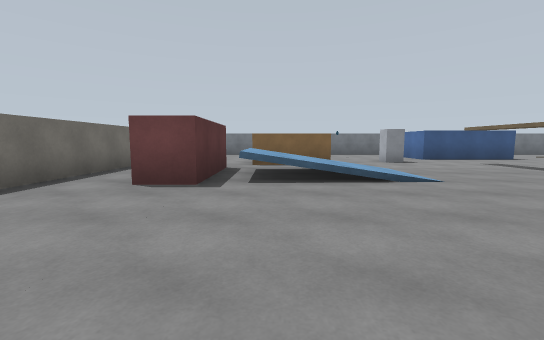
view 1 (above)

19 first-person views from a walk through a world built for the Gazebo simulator. The camera is 1.2 m above the floor, tilts 6° down and sees 90° across. The floor is counted in squares, 2 m on a side. Each view is taken from the middle of a square. On the plan, view 1 faces up. The plan holds only what a view shows up to about 9 squares ahead; the rest is blank. The place goes on beyond the plan.

view 2
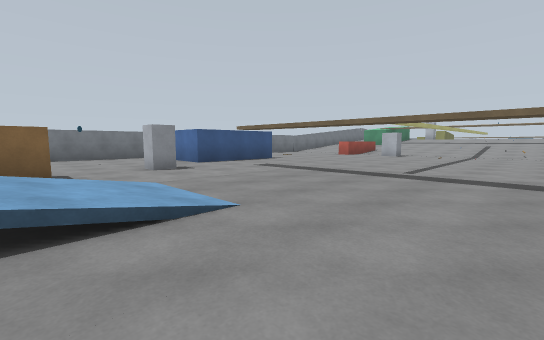

view 3
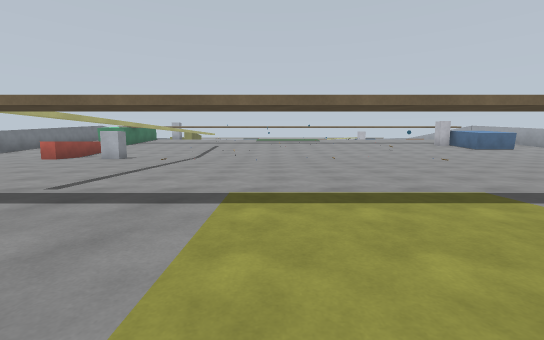

view 4
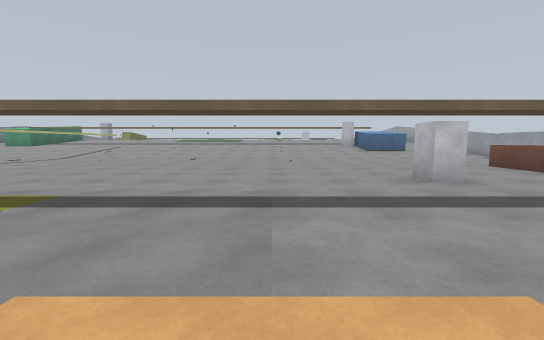

view 5
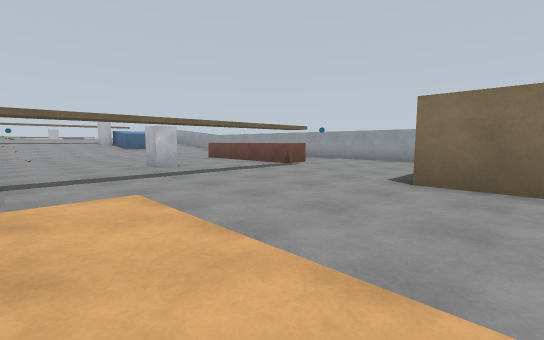

view 6
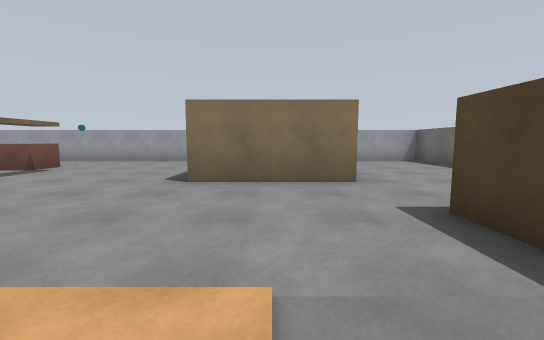

view 7
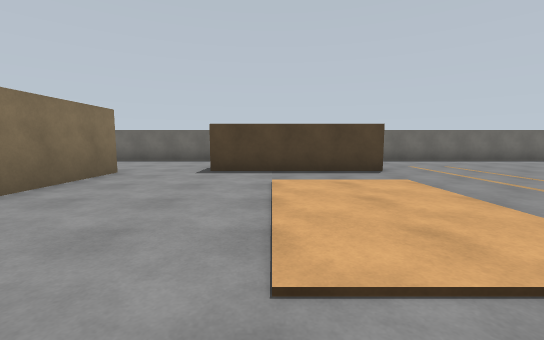

view 8
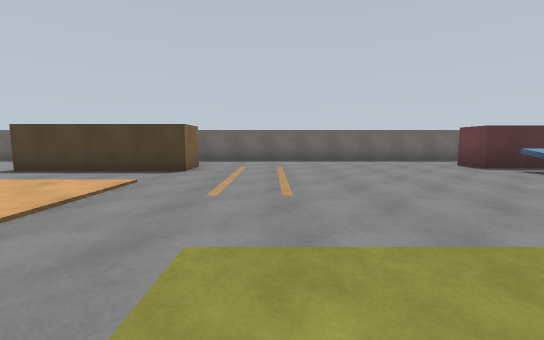

view 9
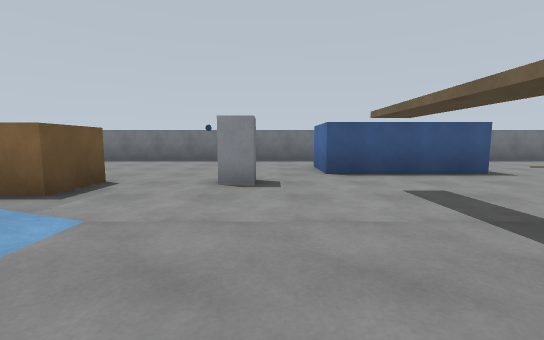

view 10
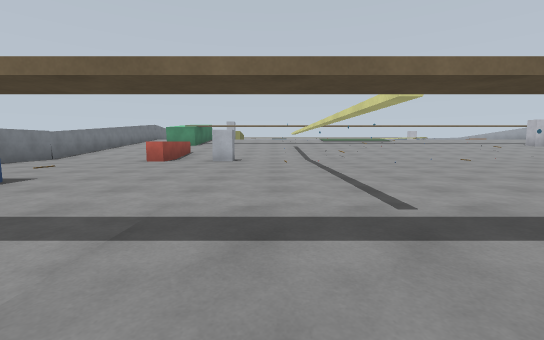

view 11
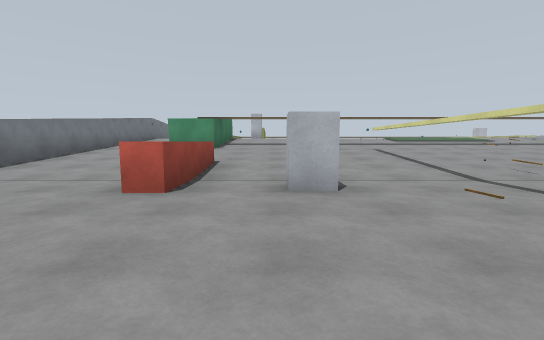

view 12
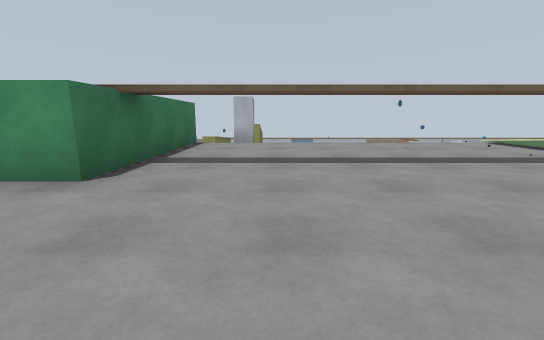

view 13
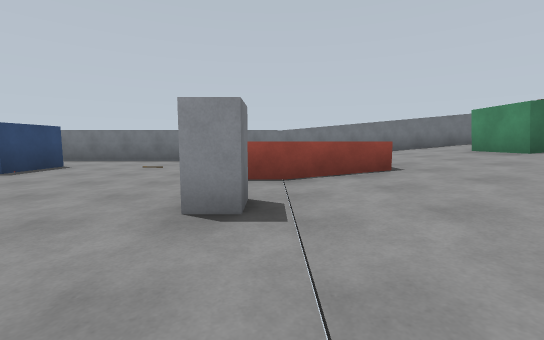

view 14
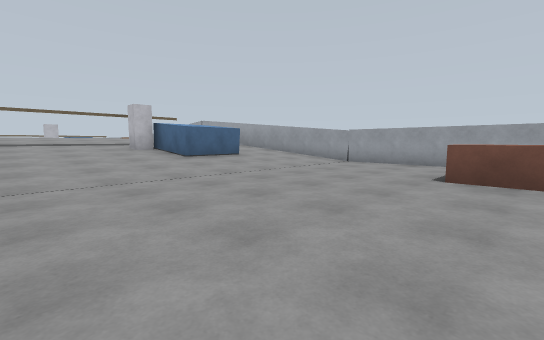

view 15
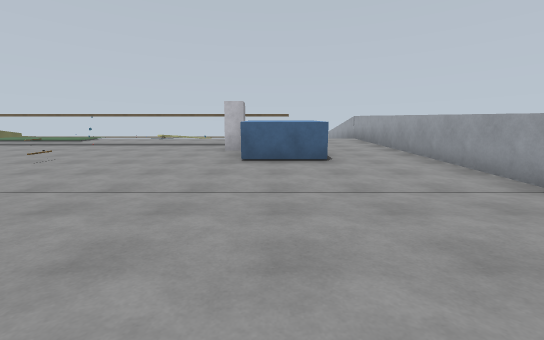

view 16
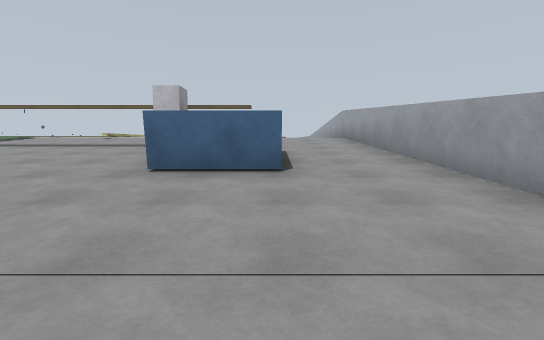

view 17
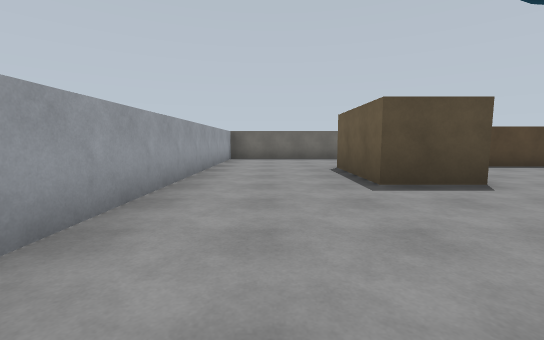

view 18
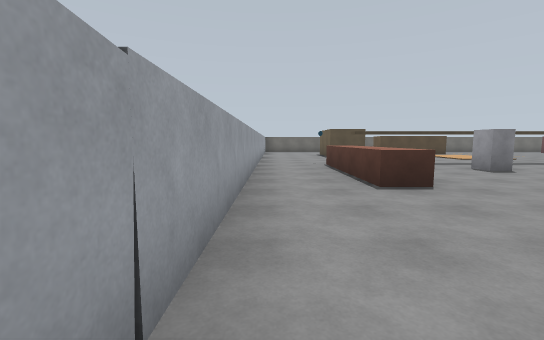

view 19
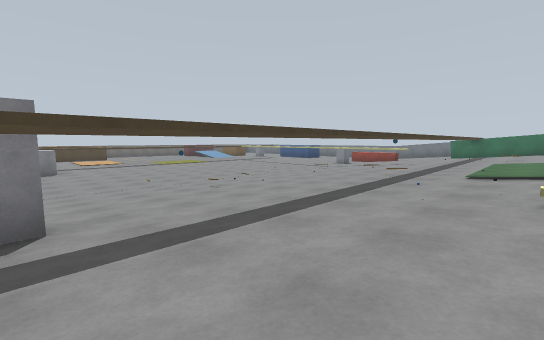

### Floor plan
Key: @ floor where view 1 was taken; # wall or solid block; x gap in a wall; . main floor; : floor 0.25 m higher than the main floor; + floor 0.5 m higher than the main floor; * floor 0.75 m higher than the main floor; % floor 1 m higher than the main floor; & floor 1.25 m higher than the main floor; / step, stairs or slope; = window, fence, low wall or low ledge; B blue box; R brown box; P pillar; Y yellow box; G green box; O other object.
Columns run from 4 left of view 1 to 23 right of it. Each row starts with its distance up from view 1.
 13    #####################
 12    ....... .......//////
 11     ......  ....../////
 10     .....B  B.....///*G
  9    ......BBBB..... //*RRGG
  8    .RR..P........===+/*%/&PP
  7 #  .RR....R.......////*%/&
  6 #. xB//...R.......////*%/&
  5 #.#=///...R.......////*%/&
  4 #.#xB//...R.......Y YYR%O&O
  3 #.........R.......O://*%/&
  2 #.........R.......O://*%&/
  1 #.........R....... /+OO%/
  0 #...@.....R.......  //*%/
 -1 #.........R.......  //*%/
 -2 #.........R.......//+**O//
 -3 #..#......R.......////*%/&
 -4    #.. ...R.......:O+ *% &
 -5    #......R.......////*%&O
 -6    #......R.......////*%/&
 -7 #.........R.P.....////*%/&
 -8 #...RRR...R.......///*R%/&
 -9 #...RRR...R......./:BBR
-10 #.........ORRRR.../:BB*//
-11 #.................///////&
-12 #.................///////&
-13 ##########################

Where each view was taken, in squares from view 1:
view 1: 0 up, 0 right, facing up
view 2: 2 up, 1 right, facing up-right
view 3: 1 up, 3 right, facing right
view 4: 4 down, 3 right, facing right
view 5: 4 down, 1 right, facing down-right
view 6: 4 down, 1 right, facing down
view 7: 5 down, 5 right, facing left
view 8: 1 down, 5 right, facing left
view 9: 4 up, 4 right, facing up
view 10: 5 up, 4 right, facing right
view 11: 7 up, 9 right, facing right
view 12: 7 up, 15 right, facing right
view 13: 4 up, 13 right, facing up
view 14: 5 down, 9 right, facing down-right
view 15: 9 down, 10 right, facing right
view 16: 10 down, 12 right, facing right
view 17: 11 down, 6 right, facing left
view 18: 12 down, 14 right, facing left
view 19: 8 down, 21 right, facing up-left
